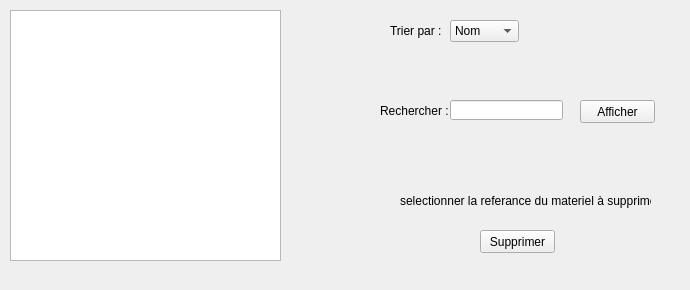
     <widget class="QWidget" name="tab_19">
      <attribute name="title">
       <string>afficher</string>
      </attribute>
      <widget class="QTableView" name="tableView_2">
       <property name="geometry">
        <rect>
         <x>10</x>
         <y>10</y>
         <width>271</width>
         <height>251</height>
        </rect>
       </property>
      </widget>
      <widget class="QLabel" name="label_19">
       <property name="geometry">
        <rect>
         <x>390</x>
         <y>20</y>
         <width>51</width>
         <height>21</height>
        </rect>
       </property>
       <property name="text">
        <string>Trier par :</string>
       </property>
      </widget>
      <widget class="QLabel" name="label_20">
       <property name="geometry">
        <rect>
         <x>380</x>
         <y>100</y>
         <width>71</width>
         <height>21</height>
        </rect>
       </property>
       <property name="text">
        <string>Rechercher :</string>
       </property>
      </widget>
      <widget class="QLineEdit" name="lineEdit_8">
       <property name="geometry">
        <rect>
         <x>450</x>
         <y>100</y>
         <width>113</width>
         <height>20</height>
        </rect>
       </property>
      </widget>
      <widget class="QLabel" name="label_80">
       <property name="geometry">
        <rect>
         <x>0</x>
         <y>0</y>
         <width>681</width>
         <height>281</height>
        </rect>
       </property>
       <property name="text">
        <string/>
       </property>
       <property name="pixmap">
        <pixmap>../../Desktop/design Qt/dddddddddd.jpg</pixmap>
       </property>
      </widget>
      <widget class="QPushButton" name="pushButton_12">
       <property name="geometry">
        <rect>
         <x>580</x>
         <y>100</y>
         <width>75</width>
         <height>23</height>
        </rect>
       </property>
       <property name="text">
        <string>Afficher</string>
       </property>
      </widget>
      <widget class="QComboBox" name="comboBox_3">
       <property name="geometry">
        <rect>
         <x>450</x>
         <y>20</y>
         <width>69</width>
         <height>22</height>
        </rect>
       </property>
       <item>
        <property name="text">
         <string>Nom</string>
        </property>
       </item>
       <item>
        <property name="text">
         <string>Matricule</string>
        </property>
       </item>
      </widget>
      <widget class="QLabel" name="label_51">
       <property name="geometry">
        <rect>
         <x>400</x>
         <y>190</y>
         <width>251</width>
         <height>21</height>
        </rect>
       </property>
       <property name="text">
        <string>selectionner la referance du materiel à supprimer :</string>
       </property>
      </widget>
      <widget class="QPushButton" name="pushButton_20">
       <property name="geometry">
        <rect>
         <x>480</x>
         <y>230</y>
         <width>75</width>
         <height>23</height>
        </rect>
       </property>
       <property name="text">
        <string>Supprimer</string>
       </property>
      </widget>
      <zorder>label_80</zorder>
      <zorder>tableView_2</zorder>
      <zorder>label_19</zorder>
      <zorder>label_20</zorder>
      <zorder>lineEdit_8</zorder>
      <zorder>pushButton_12</zorder>
      <zorder>comboBox_3</zorder>
      <zorder>label_51</zorder>
      <zorder>pushButton_20</zorder>
     </widget>
